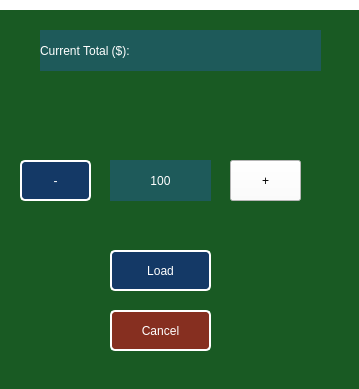
<?xml version="1.0" encoding="UTF-8"?>
<ui version="4.0">
 <class>LoadCoins</class>
 <widget class="QWidget" name="LoadCoins">
  <property name="geometry">
   <rect>
    <x>0</x>
    <y>0</y>
    <width>359</width>
    <height>389</height>
   </rect>
  </property>
  <property name="windowTitle">
   <string>Form</string>
  </property>
  <property name="styleSheet">
   <string notr="true">background-color: rgb(255, 255, 255);</string>
  </property>
  <widget class="QLabel" name="background">
   <property name="geometry">
    <rect>
     <x>-10</x>
     <y>10</y>
     <width>371</width>
     <height>381</height>
    </rect>
   </property>
   <property name="styleSheet">
    <string notr="true">background-color: rgb(25, 90, 35);</string>
   </property>
   <property name="text">
    <string/>
   </property>
  </widget>
  <widget class="QPushButton" name="pushButtonSub">
   <property name="geometry">
    <rect>
     <x>20</x>
     <y>160</y>
     <width>71</width>
     <height>41</height>
    </rect>
   </property>
   <property name="styleSheet">
    <string notr="true">/* Default QPushButton style */
QPushButton {
    color: rgb(255, 255, 255);
    font: 700 15pt &quot;Segoe UI&quot;;
    background-color: rgb(20, 57, 102);
    border: 2px solid white;
    border-radius: 5px;
}

/* Style for QPushButton when hovered */
QPushButton:hover {
    background-color: rgb(35, 82, 127); /* Slightly lighter color on hover */
}

/* Style for QPushButton when pressed */
QPushButton:pressed {
    background-color: rgb(10, 32, 57); /* Darker color when pressed */
}
</string>
   </property>
   <property name="text">
    <string>-</string>
   </property>
  </widget>
  <widget class="QLabel" name="currentCoinsText">
   <property name="geometry">
    <rect>
     <x>40</x>
     <y>30</y>
     <width>171</width>
     <height>41</height>
    </rect>
   </property>
   <property name="styleSheet">
    <string notr="true">color: rgb(255, 255, 255);
font: 700 15pt &quot;Segoe UI&quot;;
background-color: rgb(30, 90, 90);</string>
   </property>
   <property name="text">
    <string>Current Total ($):</string>
   </property>
  </widget>
  <widget class="QLabel" name="currentCoins">
   <property name="geometry">
    <rect>
     <x>210</x>
     <y>30</y>
     <width>111</width>
     <height>41</height>
    </rect>
   </property>
   <property name="styleSheet">
    <string notr="true">color: rgb(255, 255, 255);
font: 700 15pt &quot;Segoe UI&quot;;
background-color: rgb(30, 90, 90);</string>
   </property>
   <property name="text">
    <string/>
   </property>
   <property name="alignment">
    <set>Qt::AlignCenter</set>
   </property>
  </widget>
  <widget class="QLabel" name="AddingCoins">
   <property name="geometry">
    <rect>
     <x>110</x>
     <y>160</y>
     <width>101</width>
     <height>41</height>
    </rect>
   </property>
   <property name="styleSheet">
    <string notr="true">color: rgb(255, 255, 255);
font: 700 15pt &quot;Segoe UI&quot;;
background-color: rgb(30, 90, 90);</string>
   </property>
   <property name="text">
    <string>100</string>
   </property>
   <property name="alignment">
    <set>Qt::AlignCenter</set>
   </property>
  </widget>
  <widget class="QPushButton" name="pushButtonLoad">
   <property name="geometry">
    <rect>
     <x>110</x>
     <y>250</y>
     <width>101</width>
     <height>41</height>
    </rect>
   </property>
   <property name="styleSheet">
    <string notr="true">/* Default QPushButton style */
QPushButton {
    color: rgb(255, 255, 255);
    font: 700 15pt &quot;Segoe UI&quot;;
    background-color: rgb(20, 57, 102);
    border: 2px solid white;
    border-radius: 5px;
}

/* Style for QPushButton when hovered */
QPushButton:hover {
    background-color: rgb(35, 82, 127); /* Slightly lighter color on hover */
}

/* Style for QPushButton when pressed */
QPushButton:pressed {
    background-color: rgb(10, 32, 57); /* Darker color when pressed */
}
</string>
   </property>
   <property name="text">
    <string>Load</string>
   </property>
  </widget>
  <widget class="QPushButton" name="pushButtonCancel">
   <property name="geometry">
    <rect>
     <x>110</x>
     <y>310</y>
     <width>101</width>
     <height>41</height>
    </rect>
   </property>
   <property name="styleSheet">
    <string notr="true">/* Default QPushButton style */
QPushButton {
    color: rgb(255, 255, 255);
    font: 700 20pt &quot;Segoe UI&quot;;
    background-color: rgb(134, 47, 32);
    border: 2px solid white;
    border-radius: 5px;
}

/* Style for QPushButton when hovered */
QPushButton:hover {
    background-color: rgb(160, 57, 40); /* Slightly lighter color on hover */
}

/* Style for QPushButton when pressed */
QPushButton:pressed {
    background-color: rgb(100, 35, 25); /* Darker color when pressed */
}
</string>
   </property>
   <property name="text">
    <string>Cancel</string>
   </property>
  </widget>
  <widget class="QPushButton" name="pushButtonAdd">
   <property name="geometry">
    <rect>
     <x>230</x>
     <y>160</y>
     <width>71</width>
     <height>41</height>
    </rect>
   </property>
   <property name="styleSheet">
    <string notr="true">/* Default QPushButton style */
QPushButton {
    color: rgb(255, 255, 255);
    font: 700 15pt &quot;Segoe UI&quot;;
    background-color: rgb(20, 57, 102);
    border: 2px solid white;
    border-radius: 5px;
}

/* Style for QPushButton when hovered */
QPushButton:hover {
    background-color: rgb(35, 82, 127); /* Slightly lighter color on hover */
}

/* Style for QPushButton when pressed */
QPushButton:pressed {
    background-color: rgb(10, 32, 57); /* Darker color when pressed */
}
color: rgb(255, 255, 255);
font: 700 15pt &quot;Segoe UI&quot;;
background-color: rgb(177, 0, 0);
border: 2px solid white;
 border-radius: 5px;</string>
   </property>
   <property name="text">
    <string>+</string>
   </property>
  </widget>
 </widget>
 <resources/>
 <connections/>
</ui>
